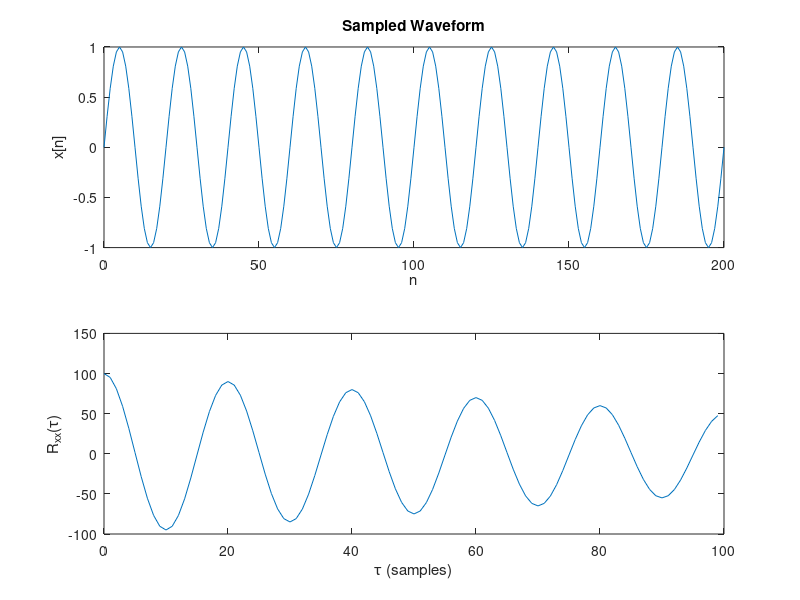

Write MATLAB code to recreate this figure. (Note: this script raises an error after producing the figure.)
%% Generates a test waveform, computes autocorrelation and analyzes it
%  

% define a sampling frequency to assume
fs = 4000;
Ts = 1/fs;

% define the function to sample
freq = 200;
func = @(n) sin(2*pi*freq*n*Ts);

% number of samples to generate, number to view
N = 200;
n = 0:1:N;
% change to view a fixed amount of lag samples
n_max = 100;

% sample waveform and view it
x = func(n);
figure(1);
subplot(2,1,1);
plot(n,x);
title('Sampled Waveform');
xlabel('n')
ylabel('x[n]');

% generate autocorrelation
[Rxx, lag] = xcorr(x,x);
% extract only positive lag
Rxx = Rxx(1,(N)+(1:N));
lag = lag(1,(N)+(1:N));


% extract only the samples to view and plot
Rxx = Rxx(1,1:n_max);
lag = lag(1,1:n_max);
subplot(2,1,2);
plot(lag,Rxx);
%title('Positive Lag Autocorrelation');
xlabel('\tau (samples)');
ylabel('R_{xx}(\tau)');

peaks = findPeaks(Rxx);
hold on;
plot(peaks-1, Rxx(1,peaks),'.');
hold off;

title(['Autocorrelation Frequency Estimate = ' num2str(1/(2*(peaks(1)-1)*Ts)) ' Hz']);
